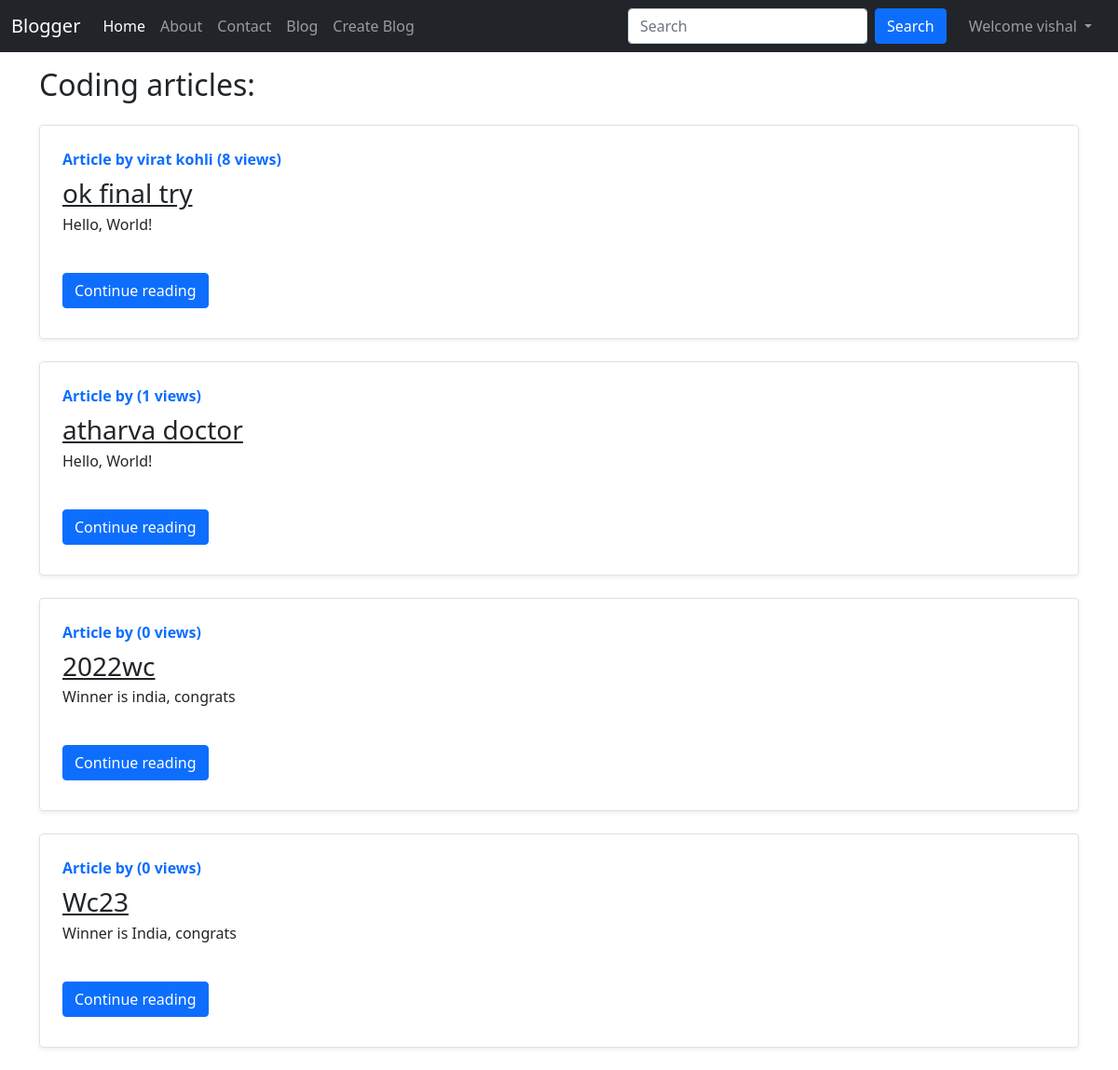
Page /blog/ (signed in) on the committed database.
### blog/models.py (models this page shows, shortened)
class Post(models.Model):
    sno = models.AutoField(primary_key=True)
    title = models.CharField(max_length=255)
    content = models.TextField()
    author = models.CharField(max_length=20)
    slug = models.CharField(max_length=130)
    views = models.IntegerField(default=0)
    timestamp = models.DateTimeField(blank=True)
    visibility = models.IntegerField(default=1)

### blog/views.py (the view)
# urls.py: path('', views.blogHome, name="blogHome"),
def blogHome(request):
    allPosts = Post.objects.all()
    context = {
        'allPosts': allPosts,
    }
    return render(request, "blog/blogHome.html", context)

### templates/blog/blogHome.html (shortened to what this page needs)
{% extends 'base.html' %}
{% block blogactive %} active {% endblock blogactive %}
{% block body %}
<div class="container my-3">
    <h2>Coding articles:</h2>
    {% for post in allPosts %}
    <div class="row g-0 border rounded overflow-hidden flex-md-row my-4 shadow-sm h-md-250 position-relative">
        <div class="col p-4 d-flex flex-column position-static">
          <strong class="d-inline-block mb-2 text-primary">Article by {{ post.author }}  ({{post.views}} views)</strong>
          <h3 class="mb-0"><a class="text-dark" href="/blog/{{post.slug}}">{{ post.title }}</a></h3>
          <p class="card-text mb-auto"><div class='preview'>{{ post.content|safe| truncatechars:500 }}</div></p>
          <div class="my-2">
          <a href="/blog/{{post.slug}}" role="button" class="btn btn-primary">Continue reading</a>
          </div>
        </div>
      </div>
      {% endfor %}
</div>
{% endblock body %}

### templates/base.html (shortened to what this page needs)
<!doctype html>
<html lang="en">
<head>
  <link href="https://cdn.jsdelivr.net/npm/bootstrap@5.1.3/dist/css/bootstrap.min.css" rel="stylesheet"
>
  <link rel="stylesheet" href="https://cdnjs.cloudflare.com/ajax/libs/font-awesome/4.7.0/css/font-awesome.min.css">
</head>
<body>
  <nav class="navbar navbar-expand-lg navbar-dark bg-dark">
    <div class="container-fluid">
      <a class="navbar-brand" href="/">Blogger</a>
      <div class="collapse navbar-collapse" id="navbarSupportedContent">
        <ul class="navbar-nav me-auto mb-2 mb-lg-0">
          <li class="nav-item {% block homeactive %} {% endblock homeactive %}">
            <a class="nav-link active" aria-current="page" href="/">Home</a>
          </li>
          <li class="nav-item {% block aboutactive %} {% endblock aboutactive %}">
            <a class="nav-link" href="/about">About</a>
          </li>
          <li class="nav-item {% block contactactive %} {% endblock contactactive %}">
            <a class="nav-link" href="/contact">Contact</a>
          </li>
          <li class="nav-item {% block blogactive %} {% endblock blogactive %}">
            <a class="nav-link" href="/blog">Blog</a>
          </li>
          {% if user.is_authenticated %}
          <li class="nav-item">
            <a class="nav-link" href="blogCreate">Create Blog</a>
          </li>
          {% endif %}
        </ul>
        <form method="get" action="/search" class="d-flex my-2 my-lg-0 mx-3">
          <input class="form-control me-2" type="search" placeholder="Search" aria-label="Search" name="query"
            id="query">
          <button class="btn btn-primary " type="submit">Search</button>
        </form>
        {% if user.is_authenticated %}
        <ul class="navbar-nav ml-auto me-2">
          <li class="nav-item dropdown">
            <a class="nav-link dropdown-toggle" href="#" id="navbarDropdown" role="button" data-bs-toggle="dropdown" aria-expanded="false">
              Welcome {{request.user}}
            </a>
          </li>
        </ul>
        {% endif %}
      </div>
    </div>
  </nav>
  {% block body %}{% endblock body %}
</body>
</html>

### rows in the picture
Post: author "virat kohli", views "8", title "ok final try", content "Hello, World!"
Post: views "1", title "atharva doctor", content "Hello, World!"
Post: views "0", title "2022wc", content "Winner is india, congrats"
Post: views "0", title "Wc23", content "Winner is India, congrats"

### other values in the picture
{{ request.user }} "vishal"
